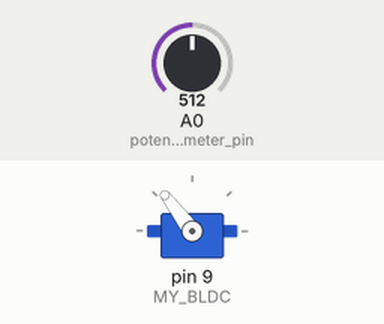
Simulated run of this sketch. Board: Arduino Uno, built with avr-gcc and run on an emulated ATmega328P. On the bench: servo. The inputs (shaded band) are chosen by the test bench; at power-on: A0 (potentiometer_pin) = 512.

Above: at 1.2 s.
1.3 s: A0 (potentiometer_pin) set to 716
At 1.8 s:
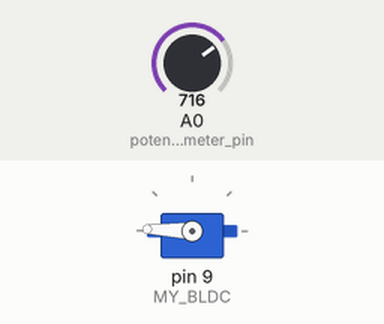
2.8 s: A0 (potentiometer_pin) set to 900
At 4.0 s:
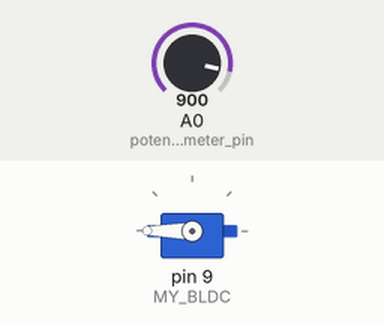
4.3 s: A0 (potentiometer_pin) set to 306
At 5.3 s:
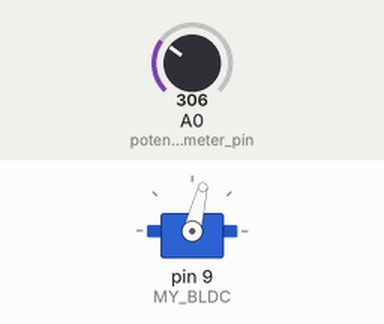
5.8 s: A0 (potentiometer_pin) set to 122
At 6.4 s:
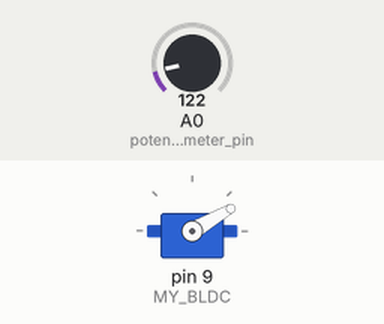
7.3 s: A0 (potentiometer_pin) set to 0
At 7.6 s:
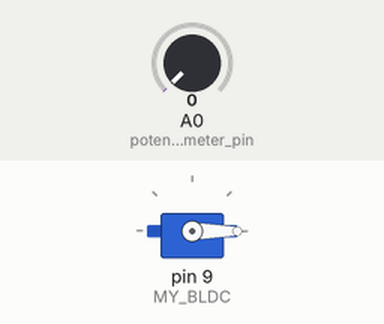
8.8 s: A0 (potentiometer_pin) set to 511
At 9.9 s:
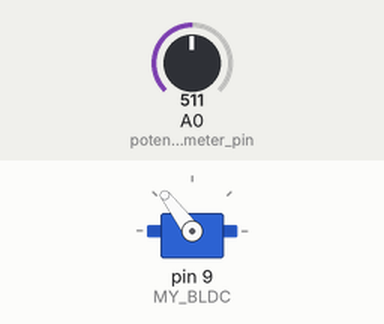
Timing chart, 0 to 11.3 s (numbered marks = the images above; inputs shaded):
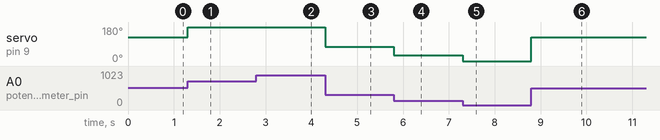

Measured:
- after the input at 1.3 s, servo on pin 9 (MY_BLDC): 127° → 178° at once
- after the input at 2.8 s, servo on pin 9 (MY_BLDC): 178° → 180° at once
- after the input at 4.3 s, servo on pin 9 (MY_BLDC): 180° → 76° at once
- after the input at 5.8 s, servo on pin 9 (MY_BLDC): 76° → 30° at once
- after the input at 7.3 s, servo on pin 9 (MY_BLDC): 30° → 0° at once
- after the input at 8.8 s, servo on pin 9 (MY_BLDC): 0° → 127° at once

The sketch:

MY_BLDC_CODE.ino
```cpp
#include <Servo.h>

Servo MY_BLDC; // create servo object to control a BLDC via ESC

int potentiometer_pin = 0; // analog pin used to connect the potentiometer

int val; // variable to read the value from the analog pin

void setup() {

MY_BLDC.attach(9); // attaches the ESC on pin 9 to the servo object

}

void loop() {

val = analogRead(potentiometer_pin); // reads the value of the potentiometer (value between 0 and 1023)

val = map(val, 0, 1023, 0, 255);

MY_BLDC.write(val); // sets the BLDC throttle according to the scaled value

}
```
